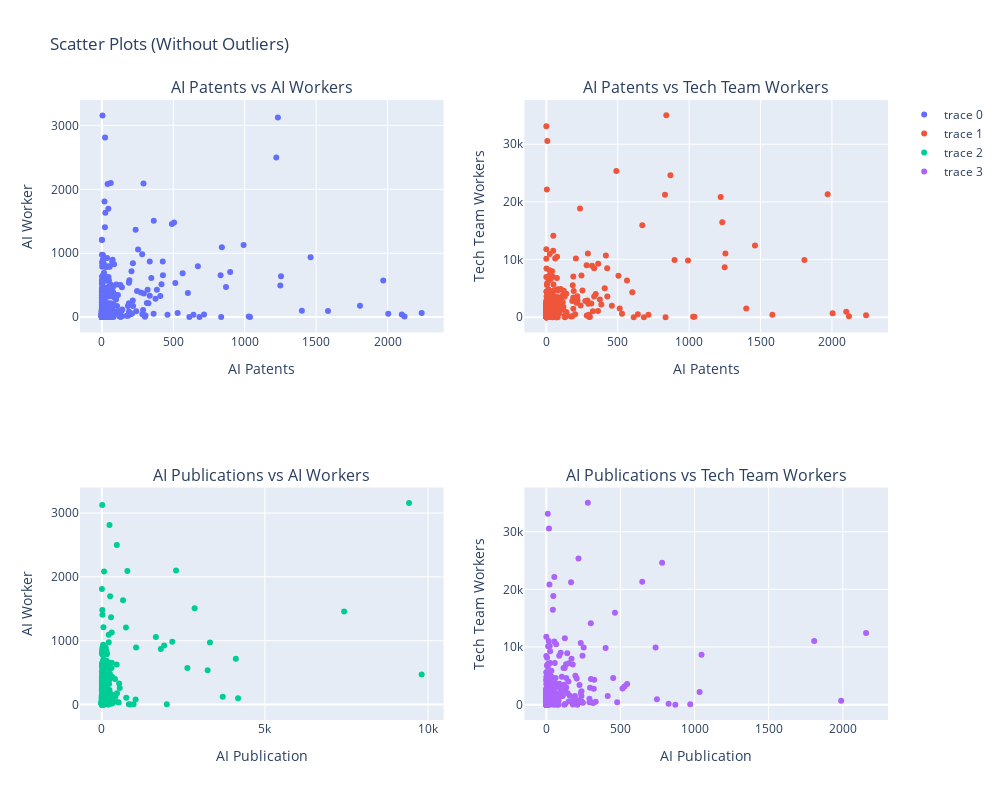

Notebook cell for this chart:
### Code cell
# Scateer Plots

fig = make_subplots(rows=2, cols=2, 
                    subplot_titles=("AI Patents vs AI Workers", 
                                    "AI Patents vs Tech Team Workers", 
                                    "AI Publications vs AI Workers", 
                                    "AI Publications vs Tech Team Workers"))

fig.add_trace(
    go.Scatter(x=removed_outlier_df["AI patents"], y=removed_outlier_df["Workforce_AI_workers"], mode='markers'),
    row=1, col=1
)

fig.add_trace(
    go.Scatter(x=removed_outlier_df["AI patents"], y=removed_outlier_df["Workforce_Tech_Team_Workers"], mode='markers'),
    row=1, col=2
)

fig.add_trace(
    go.Scatter(x=df_outlier["AI_Publications"], y=removed_outlier_df["Workforce_AI_workers"], mode='markers'),
    row=2, col=1
)

fig.add_trace(
    go.Scatter(x=removed_outlier_df["AI_Publications"], y=removed_outlier_df["Workforce_Tech_Team_Workers"], mode='markers'),
    row=2, col=2
)   

# Labeling Axis
fig['layout']['xaxis']['title']='AI Patents'
fig['layout']['yaxis']['title']='AI Worker'
fig['layout']['xaxis2']['title']='AI Patents'
fig['layout']['yaxis2']['title']='Tech Team Workers'
fig['layout']['xaxis3']['title']='AI Publication'
fig['layout']['yaxis3']['title']='AI Worker'
fig['layout']['xaxis4']['title']='AI Publication'
fig['layout']['yaxis4']['title']='Tech Team Workers'

fig.update_layout(height=800, width=1000, title_text="Scatter Plots (Without Outliers)")
fig.show()

### Figure 1 — Plotly figure (JSON) as saved in the notebook; plotly's stock layout.template omitted (floating-point values rounded to 4 significant figures; data arrays with more than 128 entries replaced by an {"elided": "..."} marker saying what was removed)
{"data": [{"mode": "markers", "type": "scatter", "x": {"elided": "658 int values"}, "xaxis": "x", "y": {"elided": "658 int values"}, "yaxis": "y"}, {"mode": "markers", "type": "scatter", "x": {"elided": "658 int values"}, "xaxis": "x2", "y": {"elided": "658 int values"}, "yaxis": "y2"}, {"mode": "markers", "type": "scatter", "x": {"elided": "678 int values"}, "xaxis": "x3", "y": {"elided": "658 int values"}, "yaxis": "y3"}, {"mode": "markers", "type": "scatter", "x": {"elided": "658 int values"}, "xaxis": "x4", "y": {"elided": "658 int values"}, "yaxis": "y4"}], "layout": {"annotations": [{"font": {"size": 16}, "showarrow": false, "text": "AI Patents vs AI Workers", "x": 0.225, "xanchor": "center", "xref": "paper", "y": 1, "yanchor": "bottom", "yref": "paper"}, {"font": {"size": 16}, "showarrow": false, "text": "AI Patents vs Tech Team Workers", "x": 0.775, "xanchor": "center", "xref": "paper", "y": 1, "yanchor": "bottom", "yref": "paper"}, {"font": {"size": 16}, "showarrow": false, "text": "AI Publications vs AI Workers", "x": 0.225, "xanchor": "center", "xref": "paper", "y": 0.375, "yanchor": "bottom", "yref": "paper"}, {"font": {"size": 16}, "showarrow": false, "text": "AI Publications vs Tech Team Workers", "x": 0.775, "xanchor": "center", "xref": "paper", "y": 0.375, "yanchor": "bottom", "yref": "paper"}], "height": 800, "title": {"text": "Scatter Plots (Without Outliers)"}, "width": 1000, "xaxis": {"anchor": "y", "domain": [0, 0.45], "title": {"text": "AI Patents"}}, "xaxis2": {"anchor": "y2", "domain": [0.55, 1], "title": {"text": "AI Patents"}}, "xaxis3": {"anchor": "y3", "domain": [0, 0.45], "title": {"text": "AI Publication"}}, "xaxis4": {"anchor": "y4", "domain": [0.55, 1], "title": {"text": "AI Publication"}}, "yaxis": {"anchor": "x", "domain": [0.625, 1], "title": {"text": "AI Worker"}}, "yaxis2": {"anchor": "x2", "domain": [0.625, 1], "title": {"text": "Tech Team Workers"}}, "yaxis3": {"anchor": "x3", "domain": [0, 0.375], "title": {"text": "AI Worker"}}, "yaxis4": {"anchor": "x4", "domain": [0, 0.375], "title": {"text": "Tech Team Workers"}}}}
